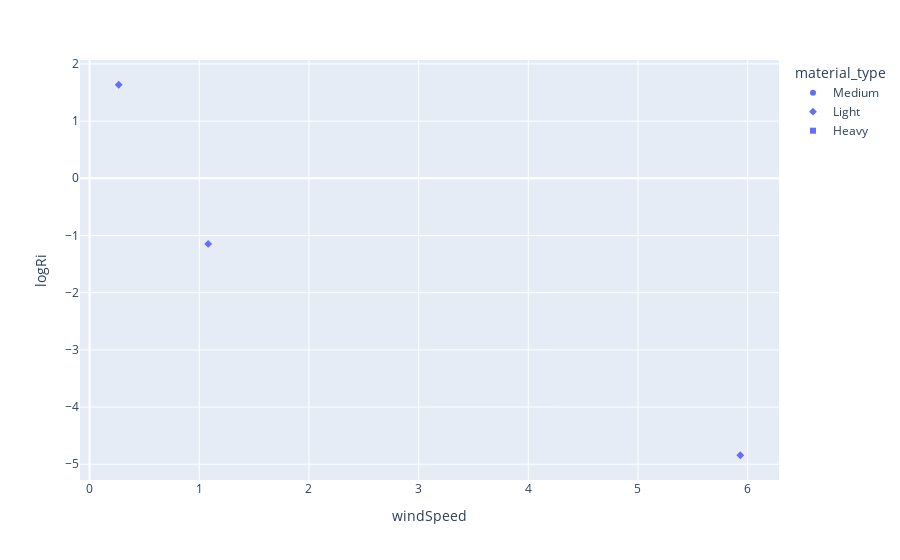
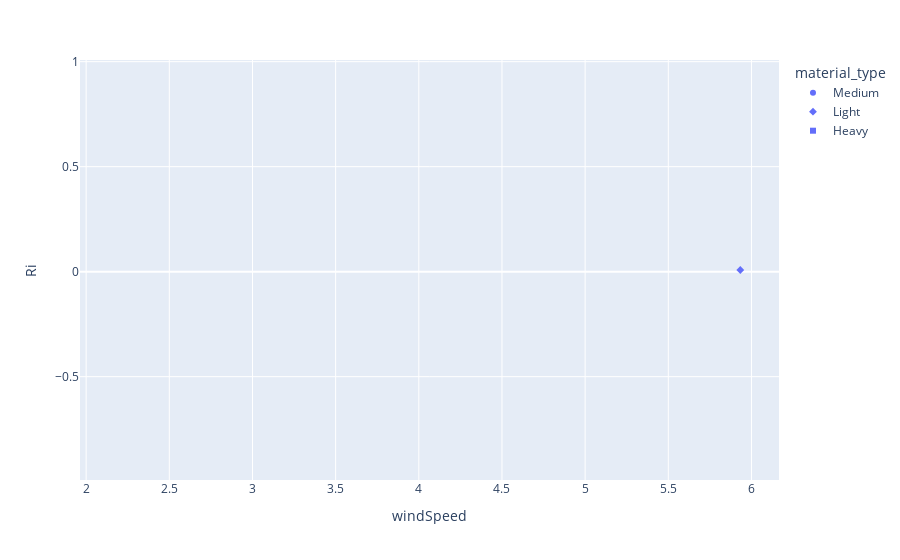

The cell these charts' notebook holds for them, in order:
### Code cell
fig = px.scatter(dfFull, x="windSpeed", y="logRi", symbol="material_type")
fig.show()
fig = px.scatter(dfFull.loc[dfFull["windSpeed"] >= 2], x="windSpeed", y="Ri", symbol="material_type")
fig.show()

### Figure 1 — Plotly figure (JSON) as saved in the notebook; plotly's stock layout.template omitted (floating-point values rounded to 4 significant figures)
{"data": [{"hovertemplate": "material_type=Medium<br>windSpeed=%{x}<br>logRi=%{y}<extra></extra>", "legendgroup": "Medium", "marker": {"color": "#636efa", "symbol": "circle"}, "mode": "markers", "name": "Medium", "orientation": "v", "showlegend": true, "type": "scatter", "x": [3.322, 3.663, 2.196, 2.462], "xaxis": "x", "y": [null, null, null, null], "yaxis": "y"}, {"hovertemplate": "material_type=Light<br>windSpeed=%{x}<br>logRi=%{y}<extra></extra>", "legendgroup": "Light", "marker": {"color": "#636efa", "symbol": "diamond"}, "mode": "markers", "name": "Light", "orientation": "v", "showlegend": true, "type": "scatter", "x": [5.933, 0.2656, 1.082], "xaxis": "x", "y": [-4.843, 1.636, -1.148], "yaxis": "y"}, {"hovertemplate": "material_type=Heavy<br>windSpeed=%{x}<br>logRi=%{y}<extra></extra>", "legendgroup": "Heavy", "marker": {"color": "#636efa", "symbol": "square"}, "mode": "markers", "name": "Heavy", "orientation": "v", "showlegend": true, "type": "scatter", "x": [2.516], "xaxis": "x", "y": [null], "yaxis": "y"}], "layout": {"legend": {"title": {"text": "material_type"}, "tracegroupgap": 0}, "margin": {"t": 60}, "xaxis": {"anchor": "y", "domain": [0, 1], "title": {"text": "windSpeed"}}, "yaxis": {"anchor": "x", "domain": [0, 1], "title": {"text": "logRi"}}}}

### Figure 2 — Plotly figure (JSON) as saved in the notebook; plotly's stock layout.template omitted (floating-point values rounded to 4 significant figures)
{"data": [{"hovertemplate": "material_type=Medium<br>windSpeed=%{x}<br>Ri=%{y}<extra></extra>", "legendgroup": "Medium", "marker": {"color": "#636efa", "symbol": "circle"}, "mode": "markers", "name": "Medium", "orientation": "v", "showlegend": true, "type": "scatter", "x": [3.322, 3.663, 2.196, 2.462], "xaxis": "x", "y": [null, null, null, null], "yaxis": "y"}, {"hovertemplate": "material_type=Light<br>windSpeed=%{x}<br>Ri=%{y}<extra></extra>", "legendgroup": "Light", "marker": {"color": "#636efa", "symbol": "diamond"}, "mode": "markers", "name": "Light", "orientation": "v", "showlegend": true, "type": "scatter", "x": [5.933], "xaxis": "x", "y": [0.007887], "yaxis": "y"}, {"hovertemplate": "material_type=Heavy<br>windSpeed=%{x}<br>Ri=%{y}<extra></extra>", "legendgroup": "Heavy", "marker": {"color": "#636efa", "symbol": "square"}, "mode": "markers", "name": "Heavy", "orientation": "v", "showlegend": true, "type": "scatter", "x": [2.516], "xaxis": "x", "y": [null], "yaxis": "y"}], "layout": {"legend": {"title": {"text": "material_type"}, "tracegroupgap": 0}, "margin": {"t": 60}, "xaxis": {"anchor": "y", "domain": [0, 1], "title": {"text": "windSpeed"}}, "yaxis": {"anchor": "x", "domain": [0, 1], "title": {"text": "Ri"}}}}
